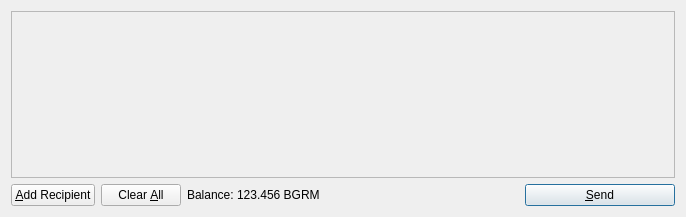
<?xml version="1.0" encoding="UTF-8"?>
<ui version="4.0">
 <class>SendCoinsDialog</class>
 <widget class="QDialog" name="SendCoinsDialog">
  <property name="geometry">
   <rect>
    <x>0</x>
    <y>0</y>
    <width>686</width>
    <height>217</height>
   </rect>
  </property>
  <property name="windowTitle">
   <string>Send Coins</string>
  </property>
  <layout class="QVBoxLayout" name="verticalLayout">
   <item>
    <widget class="QScrollArea" name="scrollArea">
     <property name="widgetResizable">
      <bool>true</bool>
     </property>
     <widget class="QWidget" name="scrollAreaWidgetContents">
      <property name="geometry">
       <rect>
        <x>0</x>
        <y>0</y>
        <width>662</width>
        <height>155</height>
       </rect>
      </property>
      <layout class="QVBoxLayout" name="verticalLayout_2">
       <property name="leftMargin">
        <number>0</number>
       </property>
       <property name="topMargin">
        <number>0</number>
       </property>
       <property name="rightMargin">
        <number>0</number>
       </property>
       <property name="bottomMargin">
        <number>0</number>
       </property>
       <item>
        <layout class="QVBoxLayout" name="entries">
         <property name="spacing">
          <number>6</number>
         </property>
        </layout>
       </item>
       <item>
        <spacer name="verticalSpacer">
         <property name="orientation">
          <enum>Qt::Vertical</enum>
         </property>
         <property name="sizeHint" stdset="0">
          <size>
           <width>20</width>
           <height>40</height>
          </size>
         </property>
        </spacer>
       </item>
      </layout>
     </widget>
    </widget>
   </item>
   <item>
    <layout class="QHBoxLayout" name="horizontalLayout">
     <item>
      <widget class="QPushButton" name="addButton">
       <property name="toolTip">
        <string>Send to multiple recipients at once</string>
       </property>
       <property name="text">
        <string>&amp;Add Recipient</string>
       </property>
       <property name="icon">
        <iconset resource="../bitcoin.qrc">
         <normaloff>:/icons/add</normaloff>:/icons/add</iconset>
       </property>
       <property name="autoDefault">
        <bool>false</bool>
       </property>
      </widget>
     </item>
     <item>
      <widget class="QPushButton" name="clearButton">
       <property name="sizePolicy">
        <sizepolicy hsizetype="Minimum" vsizetype="Fixed">
         <horstretch>0</horstretch>
         <verstretch>0</verstretch>
        </sizepolicy>
       </property>
       <property name="toolTip">
        <string>Remove all transaction fields</string>
       </property>
       <property name="text">
        <string>Clear &amp;All</string>
       </property>
       <property name="icon">
        <iconset resource="../bitcoin.qrc">
         <normaloff>:/icons/remove</normaloff>:/icons/remove</iconset>
       </property>
       <property name="autoRepeatDelay">
        <number>300</number>
       </property>
       <property name="autoDefault">
        <bool>false</bool>
       </property>
      </widget>
     </item>
     <item>
      <layout class="QHBoxLayout" name="horizontalLayout_2">
       <property name="spacing">
        <number>3</number>
       </property>
       <item>
        <widget class="QLabel" name="label">
         <property name="text">
          <string>Balance:</string>
         </property>
        </widget>
       </item>
       <item>
        <widget class="QLabel" name="labelBalance">
         <property name="cursor">
          <cursorShape>IBeamCursor</cursorShape>
         </property>
         <property name="text">
          <string>123.456 BGRM</string>
         </property>
         <property name="textInteractionFlags">
          <set>Qt::LinksAccessibleByMouse|Qt::TextSelectableByKeyboard|Qt::TextSelectableByMouse</set>
         </property>
        </widget>
       </item>
      </layout>
     </item>
     <item>
      <spacer name="horizontalSpacer">
       <property name="orientation">
        <enum>Qt::Horizontal</enum>
       </property>
       <property name="sizeHint" stdset="0">
        <size>
         <width>40</width>
         <height>20</height>
        </size>
       </property>
      </spacer>
     </item>
     <item>
      <widget class="QPushButton" name="sendButton">
       <property name="minimumSize">
        <size>
         <width>150</width>
         <height>0</height>
        </size>
       </property>
       <property name="toolTip">
        <string>Confirm the send action</string>
       </property>
       <property name="text">
        <string>&amp;Send</string>
       </property>
       <property name="icon">
        <iconset resource="../bitcoin.qrc">
         <normaloff>:/icons/send</normaloff>:/icons/send</iconset>
       </property>
       <property name="default">
        <bool>true</bool>
       </property>
      </widget>
     </item>
    </layout>
   </item>
  </layout>
 </widget>
 <resources>
  <include location="../bitcoin.qrc"/>
 </resources>
 <connections/>
</ui>
